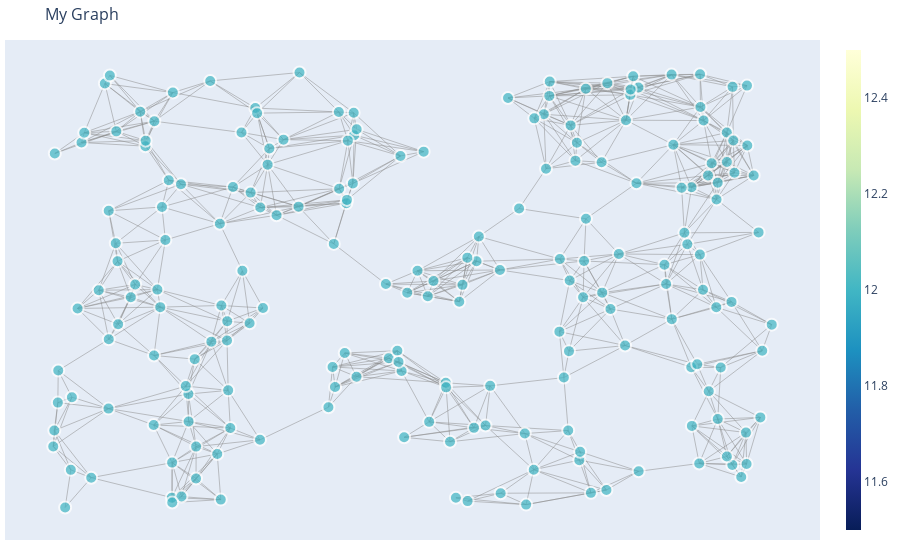

The code cell stored with this chart in its notebook:
### Code cell
ig.plot(
    G,
    title="My Graph",
    size_method="prop", # Makes node sizes the size of the "prop" property
    color_method="prop", # Colors the nodes based off the "prop" property and a color scale,
    node_text=["prop"], # Adds the 'prop' property to the hover text of the node
)

### Figure 1 — Plotly figure (JSON) as saved in the notebook; plotly's stock layout.template omitted (floating-point values rounded to 4 significant figures; data arrays with more than 128 entries replaced by an {"elided": "..."} marker saying what was removed)
{"data": [{"hoverinfo": "none", "line": {"color": "#888", "width": 0.5}, "mode": "lines", "type": "scatter", "x": {"elided": "2562 float values"}, "y": {"elided": "2562 float values"}}, {"hoverinfo": "text", "marker": {"color": {"elided": "200 int values"}, "colorbar": {"thickness": 15, "title": {"side": "right", "text": ""}, "xanchor": "left"}, "colorscale": [[0, "rgb(255,255,217)"], [0.125, "rgb(237,248,177)"], [0.25, "rgb(199,233,180)"], [0.375, "rgb(127,205,187)"], [0.5, "rgb(65,182,196)"], [0.625, "rgb(29,145,192)"], [0.75, "rgb(34,94,168)"], [0.875, "rgb(37,52,148)"], [1, "rgb(8,29,88)"]], "line": {"width": 2}, "reversescale": true, "showscale": true, "size": {"elided": "200 int values"}}, "mode": "markers", "text": {"elided": "200 str values"}, "type": "scatter", "x": {"elided": "200 float values"}, "y": {"elided": "200 float values"}}], "layout": {"annotations": [{"showarrow": false, "text": "", "x": 0.005, "xref": "paper", "y": -0.002, "yref": "paper"}], "hovermode": "closest", "margin": {"b": 20, "l": 5, "r": 5, "t": 40}, "showlegend": false, "title": {"font": {"size": 16}, "text": "My Graph"}, "xaxis": {"showgrid": false, "showticklabels": false, "zeroline": false}, "yaxis": {"showgrid": false, "showticklabels": false, "zeroline": false}}}
